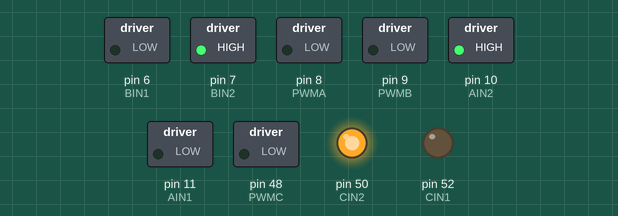
Recording of a sketch running on a simulated Arduino Mega 2560, built with avr-gcc and run on an emulated ATmega2560. Parts: switched loads named in the sketch (green lamp = pin HIGH), output pins drawn as LEDs (lit = HIGH). What the sketch prints to the serial monitor is not drawn.

Above: at 0.1 s.
Timing chart, 0 to 1.6 s (numbered marks = the images above):
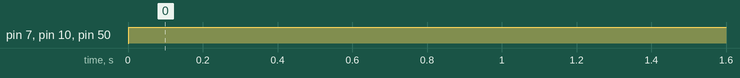

The sketch:

scavenger_bot_pid_arduino.ino
```cpp
#include <PID_v1.h>

const uint16_t PWMA = 8;
const uint16_t AIN2 = 10;
const uint16_t AIN1 = 11;

const uint16_t PWMB = 9;
const uint16_t BIN2 = 7;
const uint16_t BIN1 = 6;

const uint16_t PWMC = 48;
const uint16_t CIN2 = 50;
const uint16_t CIN1 = 52;

const uint16_t PWMD = 48;
const uint16_t DIN2 = 50;
const uint16_t DIN1 = 52;

// THEY ARE DEFINED!!
const uint16_t ENCA1=40;      //encoder pin
const uint16_t ENCA2=41;

const uint16_t ENCB1=42;      //encoder pin
const uint16_t ENCB2=43;

const uint16_t ENCC1=44;      //encoder pin
const uint16_t ENCC2=45;

const uint16_t ENCD1=46;      //encoder pin
const uint16_t ENCD2=47;
//---------------

const uint16_t ANALOG_WRITE_BITS = 8;
const uint16_t MAX_PWM = pow(2, ANALOG_WRITE_BITS)-1;
const uint16_t MIN_PWM = 0;

//String spulses;

unsigned long countIntA = 0;
unsigned long countIntB = 0;
unsigned long countIntC = 0;
unsigned long countIntD = 0;


// PID
const unsigned long SAMPLE_TIME = 1;  // time between PID updates

double setpointA = 0;
double inputA = 0;
double outputA = 0;

double setpointB = 0;
double inputB = 0;
double outputB = 0;

double setpointC = 0;
double inputC = 0;
double outputC = 0;

double setpointD = 0;
double inputD = 0;
double outputD = 0;

double KpA = 0.2, KiA = 0.00, KdA = 0.2;

PID motorA(&inputA, &outputA, &setpointA, KpA, KiA, KdA, DIRECT);
PID motorB(&inputB, &outputB, &setpointB, KpA, KiA, KdA, DIRECT);
PID motorC(&inputC, &outputC, &setpointC, KpA, KiA, KdA, DIRECT);
PID motorD(&inputD, &outputD, &setpointD, KpA, KiA, KdA, DIRECT);

void setup(){
 initMotors();
 initEncoders();
 initPWM();
 Serial.begin(115200);

// while(Serial.available()==0)
//  {
//
//}
//  spulses=Serial.readStringUntil('\n');
//  setpointA=spulses.toInt();
}
void loop(){
  motorA.Compute();
  motorB.Compute();
  motorC.Compute();
  motorD.Compute();

  //motorB.Compute();
  forwardA((int)outputA);
  forwardB((int)outputB);
  forwardC((int)outputC);
  forwardD((int)outputD);

  Serial.println(outputC);
  Serial.println(inputC);
 // forwardB((int)outputB);
}

void forwardA(uint16_t pwm_a){
  digitalWrite(AIN1, LOW);
  digitalWrite(AIN2, HIGH);
  analogWrite(PWMA,pwm_a);
}
void forwardB(uint16_t pwm_b){
  digitalWrite(BIN1, LOW);
  digitalWrite(BIN2, HIGH);
  analogWrite(PWMB,pwm_b);
}
void forwardC(uint16_t pwm_c){
  digitalWrite(CIN1, LOW);
  digitalWrite(CIN2, HIGH);
  analogWrite(PWMC,pwm_c);
}

void forwardD(uint16_t pwm_c){
  digitalWrite(CIN1, LOW);
  digitalWrite(CIN2, HIGH);
  analogWrite(PWMC,pwm_c);
}

//void reverseA(uint16_t pwm){
//  digitalWrite(AIN1, HIGH);
//  digitalWrite(AIN2, LOW);
//  analogWrite(PWMB,pwm);
//}
//void reverseB(uint16_t pwm){
//  digitalWrite(BIN1, HIGH);
//  digitalWrite(BIN2, LOW);
//  analogWrite(PWMB, pwm);
//}

void brakeA(){
  digitalWrite(AIN1, LOW);
  digitalWrite(AIN2, LOW);
}

void brakeB(){
  digitalWrite(BIN1, LOW);
  digitalWrite(BIN2, LOW);
}

void brakeC(){
  digitalWrite(CIN1, LOW);
  digitalWrite(CIN2, LOW);
}

void brakeD(){
  digitalWrite(DIN1, LOW);
  digitalWrite(DIN2, LOW);
}
//void brakeB(){
//  digitalWrite(BIN1, LOW);
//  digitalWrite(BIN2, LOW);
//}

void initMotors(){
  pinMode(AIN1, OUTPUT);
  pinMode(AIN2, OUTPUT);
  pinMode(PWMA, OUTPUT);
  pinMode(BIN1, OUTPUT);
  pinMode(BIN2, OUTPUT);
  pinMode(PWMB, OUTPUT);
  pinMode(CIN1, OUTPUT);
  pinMode(CIN2, OUTPUT);
  pinMode(PWMC, OUTPUT);

  pinMode(DIN1, OUTPUT);
  pinMode(DIN2, OUTPUT);
  pinMode(PWMD, OUTPUT);

}
void isr_A(){

  countIntA++;
inputA=countIntA;

}
void isr_B(){

  countIntB++;
inputB=countIntB;

}
void isr_C(){

  countIntC++;
inputC=countIntC;

}

void isr_D(){

  countIntD++;
inputD = countIntD;

}
void initEncoders(){
  pinMode(ENCA1,INPUT);
  pinMode(ENCA2,INPUT);
  attachInterrupt(digitalPinToInterrupt(ENCA1),isr_A, RISING);
  attachInterrupt(digitalPinToInterrupt(ENCA2),isr_A, RISING);
  pinMode(ENCB1,INPUT);
  pinMode(ENCB2,INPUT);
  attachInterrupt(digitalPinToInterrupt(ENCB1),isr_B, RISING);
  attachInterrupt(digitalPinToInterrupt(ENCB2),isr_B, RISING);
  pinMode(ENCC1,INPUT);
  pinMode(ENCC2,INPUT);
  attachInterrupt(digitalPinToInterrupt(ENCC1),isr_C, RISING);
  attachInterrupt(digitalPinToInterrupt(ENCC2),isr_C, RISING);
  pinMode(ENCD1,INPUT);
  pinMode(ENCD2,INPUT);
  attachInterrupt(digitalPinToInterrupt(ENCD1),isr_D, RISING);
  attachInterrupt(digitalPinToInterrupt(ENCD2),isr_D, RISING);
}

void initPWM(){
  motorA.SetOutputLimits(MIN_PWM, MAX_PWM);
  motorA.SetSampleTime(SAMPLE_TIME);
  motorA.SetMode(AUTOMATIC);

  motorB.SetOutputLimits(MIN_PWM, MAX_PWM);
  motorB.SetSampleTime(SAMPLE_TIME);
  motorB.SetMode(AUTOMATIC);

  motorC.SetOutputLimits(MIN_PWM, MAX_PWM);
  motorC.SetSampleTime(SAMPLE_TIME);
  motorC.SetMode(AUTOMATIC);

  motorD.SetOutputLimits(MIN_PWM, MAX_PWM);
  motorD.SetSampleTime(SAMPLE_TIME);
  motorD.SetMode(AUTOMATIC);
}
```

Measured:
- by itself, pin 7 (BIN2), pin 10 (AIN2), pin 50 (CIN2): LOW → HIGH at 0.00 s
